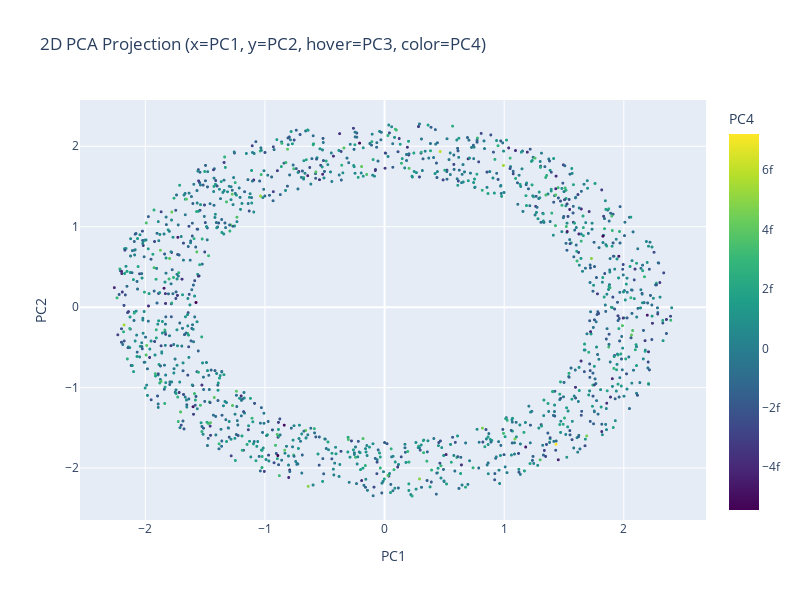

Notebook code cell kept with this figure:
### Markdown cell above
### Task 1.2 2D scatter plot

- Task: Create a 2D scatter plot using PC1, PC2 as axes
- Points: 5
- Expectations: A working 2D scatter plot of the PCA-transformed data. No further analysis or comments.

### Code cell
# Your code here

# Test to see what data we have
# print(df.columns.tolist())
# print(df.shape)

fig = px.scatter(
    df_pca,
    x="PC1",
    y="PC2",
    color="PC4",
    hover_data=["PC3", "PC4"],
    color_continuous_scale="viridis",
    title="2D PCA Projection (x=PC1, y=PC2, hover=PC3, color=PC4)",
    labels={"color": "PC4"},
)
fig.update_traces(marker=dict(size=3))
fig.update_layout(width=800, height=600)
fig.show()

### Figure 1 — Plotly figure (JSON) as saved in the notebook; plotly's stock layout.template omitted (floating-point values rounded to 4 significant figures; data arrays with more than 128 entries replaced by an {"elided": "..."} marker saying what was removed)
{"data": [{"customdata": {"elided": "1500x2 float values"}, "hovertemplate": "PC1=%{x}<br>PC2=%{y}<br>PC3=%{customdata[0]}<br>PC4=%{marker.color}<extra></extra>", "legendgroup": "", "marker": {"color": {"elided": "1500 float values"}, "coloraxis": "coloraxis", "size": 3, "symbol": "circle"}, "mode": "markers", "name": "", "showlegend": false, "type": "scattergl", "x": {"elided": "1500 float values"}, "xaxis": "x", "y": {"elided": "1500 float values"}, "yaxis": "y"}], "layout": {"coloraxis": {"colorbar": {"title": {"text": "PC4"}}, "colorscale": [[0, "#440154"], [0.1111, "#482878"], [0.2222, "#3e4989"], [0.3333, "#31688e"], [0.4444, "#26828e"], [0.5556, "#1f9e89"], [0.6667, "#35b779"], [0.7778, "#6ece58"], [0.8889, "#b5de2b"], [1, "#fde725"]]}, "height": 600, "legend": {"tracegroupgap": 0}, "title": {"text": "2D PCA Projection (x=PC1, y=PC2, hover=PC3, color=PC4)"}, "width": 800, "xaxis": {"anchor": "y", "domain": [0, 1], "title": {"text": "PC1"}}, "yaxis": {"anchor": "x", "domain": [0, 1], "title": {"text": "PC2"}}}}
